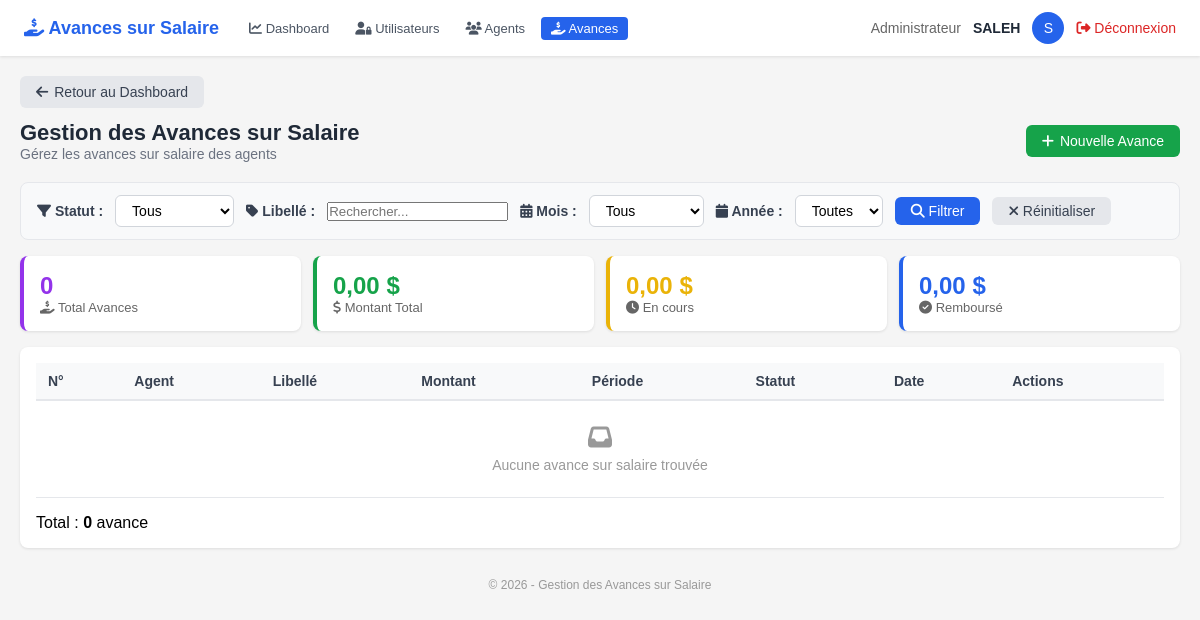
Before: /pages/avances/index.php (signed in) with the older database file.
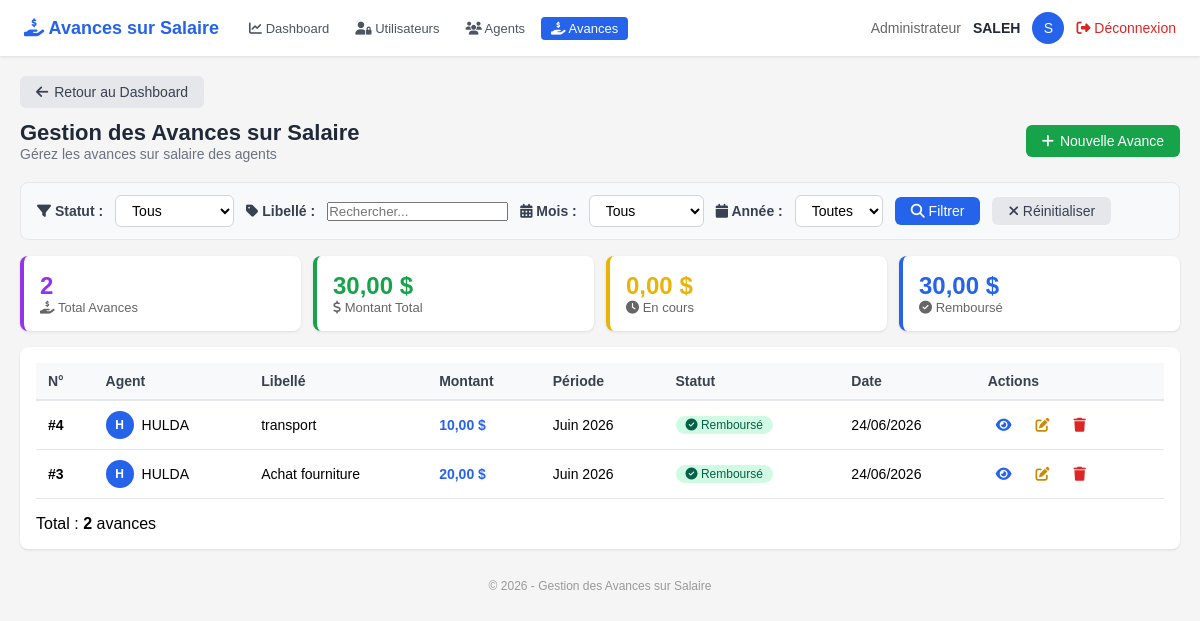
After: the same page with the newer database file.
### tables this page shows
CREATE TABLE `avances` (
  `id` int(11) NOT NULL,
  `agent_id` int(11) NOT NULL,
  `mois` varchar(20) NOT NULL,
  `annee` int(11) NOT NULL,
  `libelle` varchar(100) NOT NULL,
  `montant` decimal(10,2) NOT NULL,
  `date_creation` datetime DEFAULT current_timestamp(),
  `statut` enum('en_cours','rembourse') DEFAULT 'en_cours'
);

CREATE TABLE `agent` (
  `id_agent` int(11) NOT NULL,
  `nom_complet` varchar(150) NOT NULL,
  `adresse` varchar(255) DEFAULT NULL,
  `date_naissance` date DEFAULT NULL,
  `telephone` varchar(20) DEFAULT NULL,
  `profil` varchar(100) DEFAULT NULL,
  `lieu_naissance` varchar(100) DEFAULT NULL,
  `fonction` varchar(100) DEFAULT NULL
);

### Classes/Avance.php (called while the page is built, shortened)
<?php
require_once __DIR__ . '/../Config/Database.php';
class Avance {
    private $id;
    private $mois;
    private $annee;
    private $libelle;
    private $montant;
    private $date_creation;
    private $statut;
    public function __construct(
        $agent_id = null,
        $mois = null,
        $annee = null,
        $libelle = null,
        $montant = null,
        $statut = self::STATUT_EN_COURS,
        $id = null
    ) {
        $this->id = $id;
        $this->mois = $mois;
        $this->annee = $annee;
        $this->libelle = $libelle;
        $this->montant = $montant;
        $this->statut = $statut;
        $this->date_creation = date('Y-m-d H:i:s');
    }
    public function getId() { return $this->id; }
    public function getMois() { return $this->mois; }
    public function getAnnee() { return $this->annee; }
    public function getLibelle() { return $this->libelle; }
    public function getMontant() { return $this->montant; }
    public function getDateCreation() { return $this->date_creation; }
    public function isEnCours() { return $this->statut === self::STATUT_EN_COURS; }
    public function getStatutLibelle() {
        $statuts = [
            self::STATUT_EN_COURS => 'En cours',
            self::STATUT_REMBOURSE => 'Remboursé'
        ];
        return $statuts[$this->statut] ?? $this->statut;
    }
    public static function getAll($statut = null) {
        $db = Database::getInstance();
        $sql = "SELECT a.*, ag.nom_complet
                FROM avances a
                JOIN agent ag ON a.agent_id = ag.id_agent";
        $params = [];
        $sql .= " ORDER BY a.annee DESC, a.mois DESC, a.date_creation DESC";
        try {
            $stmt = $db->prepare($sql);
            $stmt->execute();
            $avances = [];
            while ($row = $stmt->fetch(PDO::FETCH_ASSOC)) {
                $avance = new self(
                    $row['agent_id'],
                    $row['mois'],
                    $row['annee'],
                    $row['libelle'],
                    $row['montant'],
                    $row['statut'],
                    $row['id']
                );
                $avance->nom_agent = $row['nom_complet'];
                $avances[] = $avance;
            }
            return $avances;
        } catch (PDOException $e) {
            error_log("Erreur lors de la récupération des avances : " . $e->getMessage());
            return [];
        }
    }
}

### Config/Database.php (called while the page is built, shortened)
<?php
class Database {
    private static $host = 'localhost';
    private static $db_name = 'gestion_remuneration';
    private static $user = 'root';
    private static $password = '';
    private static $conn;
    public static function connect() {
        self::$conn = null;
        try {
            $dsn = 'mysql:host=' . self::$host . ';dbname=' . self::$db_name . ';charset=utf8';
            self::$conn = new PDO($dsn, self::$user, self::$password);
            self::$conn->setAttribute(PDO::ATTR_ERRMODE, PDO::ERRMODE_EXCEPTION);
        } catch (PDOException $e) {
            die('Erreur de connexion : ' . $e->getMessage());
        }
        return self::$conn;
    }
    public static function getInstance() {
        return self::$conn;
    }
}
?>

### Classes/Agent.php (called while the page is built, shortened)
<?php
require_once __DIR__ . '/../Config/Database.php';
class Agent {
    private $nom_complet;
    public function __construct(
        $nom_complet = null,
        $adresse = null,
        $date_naissance = null,
        $telephone = null,
        $profil = null,
        $lieu_naissance = null,
        $fonction = null,
        $id_agent = null
    ) {
        $this->nom_complet = $nom_complet;
    }
    public function getNomComplet() { return $this->nom_complet; }
    public static function getById($id) {
        $db = Database::getInstance();
        $sql = "SELECT * FROM agent WHERE id_agent = :id_agent";
        try {
            $stmt = $db->prepare($sql);
            $stmt->bindParam(':id_agent', $id);
            $stmt->execute();
            if ($stmt->rowCount() > 0) {
                $row = $stmt->fetch(PDO::FETCH_ASSOC);
                return new self(
                    $row['nom_complet'],
                    $row['adresse'],
                    $row['date_naissance'],
                    $row['telephone'],
                    $row['profil'],
                    $row['lieu_naissance'],
                    $row['fonction'],
                    $row['id_agent']
                );
            }
            return null;
        } catch (PDOException $e) {
            error_log("Erreur lors de la récupération de l'agent : " . $e->getMessage());
            return null;
        }
    }
}
?>

### pages/avances/index.php (the view, shortened to what the changed rows need)
<?php
require_once __DIR__ . '/../../Config/Database.php';
require_once __DIR__ . '/../../Classes/Avance.php';
require_once __DIR__ . '/../../Classes/Agent.php';
$avances = Avance::getAll();
$totalAvances = count($avances);
$totalMontant = 0;
$totalEnCours = 0;
$totalRembourse = 0;
foreach ($avances as $avance) {
    $montant = $avance->getMontant();
    $totalMontant += $montant;
    if ($avance->isEnCours()) {
        $totalEnCours += $montant;
    } elseif ($avance->isRembourse()) {
        $totalRembourse += $montant;
    }
}
?>
<!DOCTYPE html>
<html lang="fr">
<head>
    <link rel="stylesheet" href="https://cdnjs.cloudflare.com/ajax/libs/font-awesome/6.4.0/css/all.min.css">
</head>
<body>
<div class="header">
    <div class="header-left">
        <h1><i class="fas fa-hand-holding-usd" style="color:#2563eb;"></i> Avances sur Salaire</h1>
    </div>
</div>
<div class="container">
    <div class="top">
        <div>
            <h2>Gestion des Avances sur Salaire</h2>
        </div>
    </div>
    <div class="grid-4">
        <div class="card border-purple">
            <div class="number text-purple"><?php echo $totalAvances; ?></div>
            <div class="label"><i class="fas fa-hand-holding-usd"></i> Total Avances</div>
        </div>
        <div class="card border-green">
            <div class="number text-green"><?php echo number_format($totalMontant, 2, ',', ' '); ?> $</div>
            <div class="label"><i class="fas fa-dollar-sign"></i> Montant Total</div>
        </div>
        <div class="card border-blue">
            <div class="number text-blue"><?php echo number_format($totalRembourse, 2, ',', ' '); ?> $</div>
            <div class="label"><i class="fas fa-check-circle"></i> Remboursé</div>
        </div>
    </div>
    <div class="card">
        <div class="table-wrap">
            <table>
                <thead>
                    <tr>
                        <th>N°</th>
                        <th>Agent</th>
                        <th>Libellé</th>
                        <th>Montant</th>
                        <th>Période</th>
                        <th>Statut</th>
                        <th>Date</th>
                        <th>Actions</th>
                    </tr>
                </thead>
                <tbody>
                    <?php if (empty($avances)): ?>
                    <tr>
                        <td colspan="8" class="empty">
                            <i class="fas fa-inbox"></i>
                            Aucune avance sur salaire trouvée
                        </td>
                    </tr>
                    <?php else: ?>
                        <?php foreach ($avances as $avance):
                            $agent = Agent::getById($avance->getAgentId());
                            $statutBadge = $avance->isEnCours() ? 'badge-yellow' : 'badge-green';
                            $statutLibelle = $avance->getStatutLibelle();
                            $libelle = $avance->getLibelle();
                            $moisNoms = [
                                '01' => 'Janvier', '02' => 'Février', '03' => 'Mars', '04' => 'Avril',
                                '05' => 'Mai', '06' => 'Juin', '07' => 'Juillet', '08' => 'Août',
                                '09' => 'Septembre', '10' => 'Octobre', '11' => 'Novembre', '12' => 'Décembre'
                            ];
                            $mois = $avance->getMois();
                            $moisAff = isset($moisNoms[$mois]) ? $moisNoms[$mois] : $mois;
                        ?>
                        <tr>
                            <td><strong>#<?php echo $avance->getId(); ?></strong></td>
                            <td>
                                <div style="display:flex;align-items:center;gap:8px;">
                                    <div style="width:28px;height:28px;background:#2563eb;border-radius:50%;display:flex;align-items:center;justify-content:center;color:white;font-size:12px;font-weight:bold;">
                                        <?php
                                        $nom = $agent ? $agent->getNomComplet() : 'N/A';
                                        $initials = '';
                                        $parts = explode(' ', $nom);
                                        foreach ($parts as $part) {
                                            $initials .= strtoupper(substr($part, 0, 1));
                                        }
                                        echo substr($initials, 0, 2);
                                        ?>
                                    </div>
                                    <?php echo $agent ? htmlspecialchars($agent->getNomComplet()) : '<span style="color:#999;">Agent inconnu</span>'; ?>
                                </div>
                            </td>
                            <td><?php echo htmlspecialchars($libelle); ?></td>
                            <td style="font-weight:bold;color:#2563eb;">
                                <?php echo number_format($avance->getMontant(), 2, ',', ' '); ?> $
                            </td>
                            <td><?php echo $moisAff . ' ' . $avance->getAnnee(); ?></td>
                            <td>
                                <span class="badge <?php echo $statutBadge; ?>">
                                    <?php if ($avance->isEnCours()): ?>
                                        <i class="fas fa-spinner fa-spin"></i>
                                    <?php else: ?>
                                        <i class="fas fa-check-circle"></i>
                                    <?php endif; ?>
                                    <?php echo $statutLibelle; ?>
                                </span>
                            </td>
                            <td><?php echo date('d/m/Y', strtotime($avance->getDateCreation())); ?></td>
                            <td>
                                <div class="action-icons">
                                    <a href="view.php?id=<?php echo $avance->getId(); ?>" class="view" title="Voir">
                                        <i class="fas fa-eye"></i>
                                    </a>
                                    <a href="edit.php?id=<?php echo $avance->getId(); ?>" class="edit" title="Modifier">
                                        <i class="fas fa-edit"></i>
                                    </a>
                                    <a href="delete.php?id=<?php echo $avance->getId(); ?>" class="delete" title="Supprimer"
                                       onclick="return confirm('Êtes-vous sûr de vouloir supprimer cette avance ?')">
                                        <i class="fas fa-trash"></i>
                                    </a>
                                </div>
                            </td>
                        </tr>
                        <?php endforeach; ?>
                    <?php endif; ?>
                </tbody>
            </table>
        </div>
        <div class="mt-4 flex justify-between items-center text-sm text-gray-500">
            <span>Total : <strong><?php echo $totalAvances; ?></strong> avance<?php echo $totalAvances > 1 ? 's' : ''; ?></span>
        </div>
    </div>
</div>
</body>
</html>

Changed rows visible on the page:
added avances: id "4", initials "H", agent.nom_complet "HULDA", libelle "transport", montant "10,00", mois "Juin", annee "2026", statut "Remboursé", DateCreation "24/06/2026"
added avances: id "3", initials "H", agent.nom_complet "HULDA", libelle "Achat fourniture", montant "20,00", mois "Juin", annee "2026", statut "Remboursé", DateCreation "24/06/2026"
Other visible differences:
$totalAvances: "0" → "2"
$totalMontant: "0,00" → "30,00"
$totalRembourse: "0,00" → "30,00"
text no longer shown: "Aucune avance sur salaire trouvée"
text now shown: "s"
